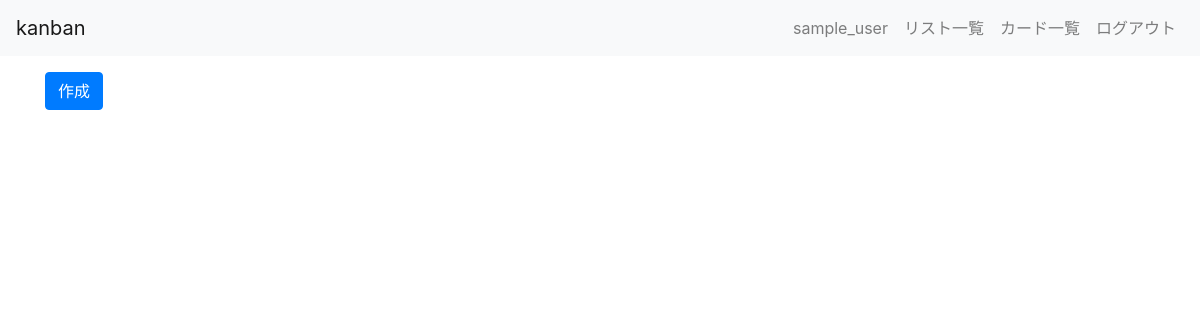
Page /kanban/lists/ (signed in) on the earlier database version.
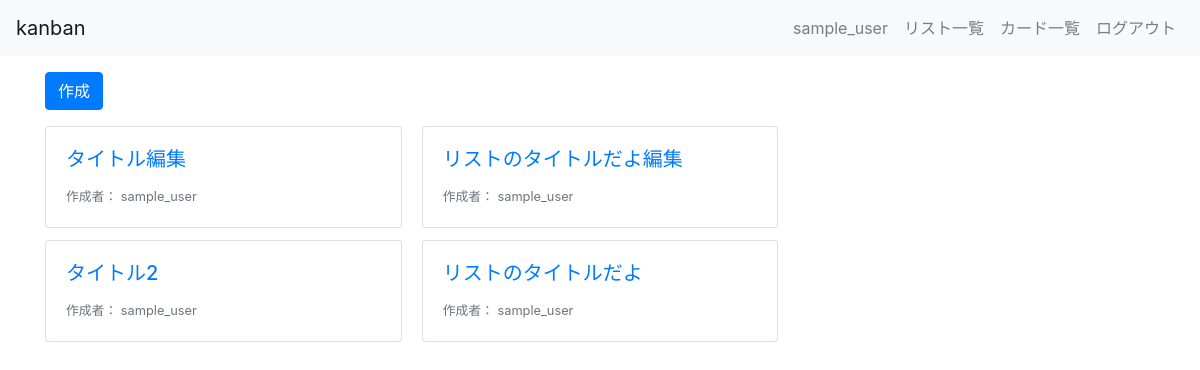
Same page on the later database version.
### kanban/models.py (models this page shows, shortened)
class List(models.Model):
    title = models.CharField(max_length=200)
    user = models.ForeignKey(User, on_delete=models.CASCADE)

### kanban/views.py (the view)
# urls.py: path("lists/", views.ListListView.as_view(), name="lists_list"),
class ListListView(LoginRequiredMixin, ListView):
    model = List
    template_name = "kanban/lists/list.html"

### kanban/templates/kanban/lists/list.html
{% extends "kanban/base.html" %}
{% block content %}
<div class="container">
    <h1>リスト一覧</h1>
    <a class="btn btn-primary my-3" href="{% url 'kanban:lists_create' %}" role="button">作成</a>
    <div class="card-columns">
        {% for list in list_list %}
        <a href="{% url 'kanban:lists_detail' list.pk %}" class="card">
            <div class="card-body">
                <h5 class="card-title">{{ list.title }}</h5>
                <footer>
                    <small class="text-muted">作成者： {{ list.user.username }}</small>
                </footer>
            </div>
        </a>
        {% endfor %}
    </div>
</div>
{% endblock %}

Differences in the rows shown:
added List: title "タイトル編集", user.username "sample_user"
added List: title "タイトル2", user.username "sample_user"
added List: title "リストのタイトルだよ編集", user.username "sample_user"
added List: title "リストのタイトルだよ", user.username "sample_user"
